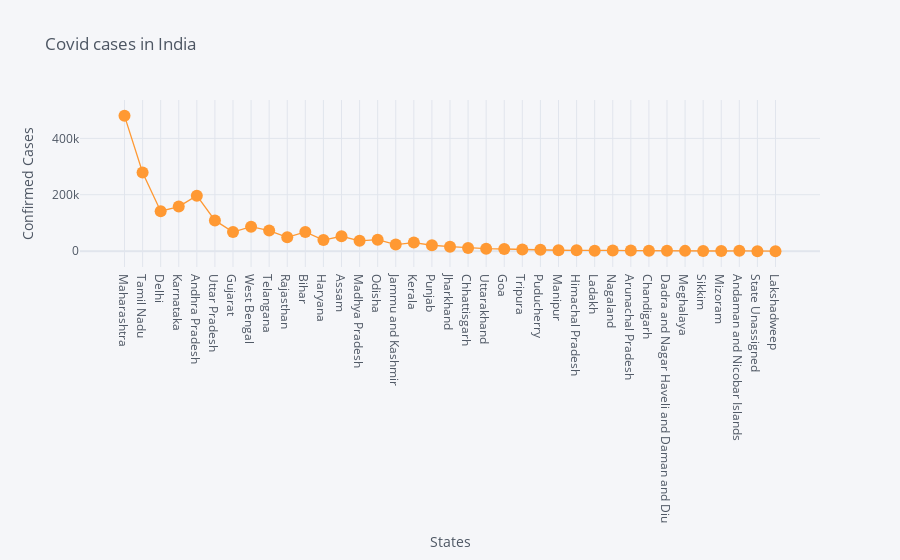

Notebook cell for this chart:
### Code cell
#---------- scatterplot using plotly
df.iplot(kind = 'scatter', x = 'State', y = 'Confirmed', title = 'Covid cases in India', xTitle = 'States', yTitle = 'Confirmed Cases', mode = 'markers+lines')

### Figure 1 — Plotly figure (JSON) as saved in the notebook; plotly's stock layout.template omitted (floating-point values rounded to 4 significant figures)
{"data": [{"line": {"color": "rgba(255, 153, 51, 1.0)", "dash": "solid", "shape": "linear", "width": 1.3}, "marker": {"size": 12, "symbol": "circle"}, "mode": "markers+lines", "name": "Confirmed", "text": "", "type": "scatter", "x": ["Maharashtra", "Tamil Nadu", "Delhi", "Karnataka", "Andhra Pradesh", "Uttar Pradesh", "Gujarat", "West Bengal", "Telangana", "Rajasthan", "Bihar", "Haryana", "Assam", "Madhya Pradesh", "Odisha", "Jammu and Kashmir", "Kerala", "Punjab", "Jharkhand", "Chhattisgarh", "Uttarakhand", "Goa", "Tripura", "Puducherry", "Manipur", "Himachal Pradesh", "Ladakh", "Nagaland", "Arunachal Pradesh", "Chandigarh", "Dadra and Nagar Haveli and Daman and Diu", "Meghalaya", "Sikkim", "Mizoram", "Andaman and Nicobar Islands", "State Unassigned", "Lakshadweep"], "y": [479779, 279144, 141531, 158254, 196789, 108974, 67811, 86754, 73050, 48996, 68148, 39303, 52818, 36564, 40717, 23454, 30449, 20891, 15756, 11020, 8623, 7614, 5740, 4621, 3217, 3047, 1595, 2580, 1948, 1327, 1415, 990, 829, 538, 1123, 0, 0]}], "layout": {"legend": {"bgcolor": "#F5F6F9", "font": {"color": "#4D5663"}}, "paper_bgcolor": "#F5F6F9", "plot_bgcolor": "#F5F6F9", "title": {"font": {"color": "#4D5663"}, "text": "Covid cases in India"}, "xaxis": {"gridcolor": "#E1E5ED", "showgrid": true, "tickfont": {"color": "#4D5663"}, "title": {"font": {"color": "#4D5663"}, "text": "States"}, "zerolinecolor": "#E1E5ED"}, "yaxis": {"gridcolor": "#E1E5ED", "showgrid": true, "tickfont": {"color": "#4D5663"}, "title": {"font": {"color": "#4D5663"}, "text": "Confirmed Cases"}, "zerolinecolor": "#E1E5ED"}}}
